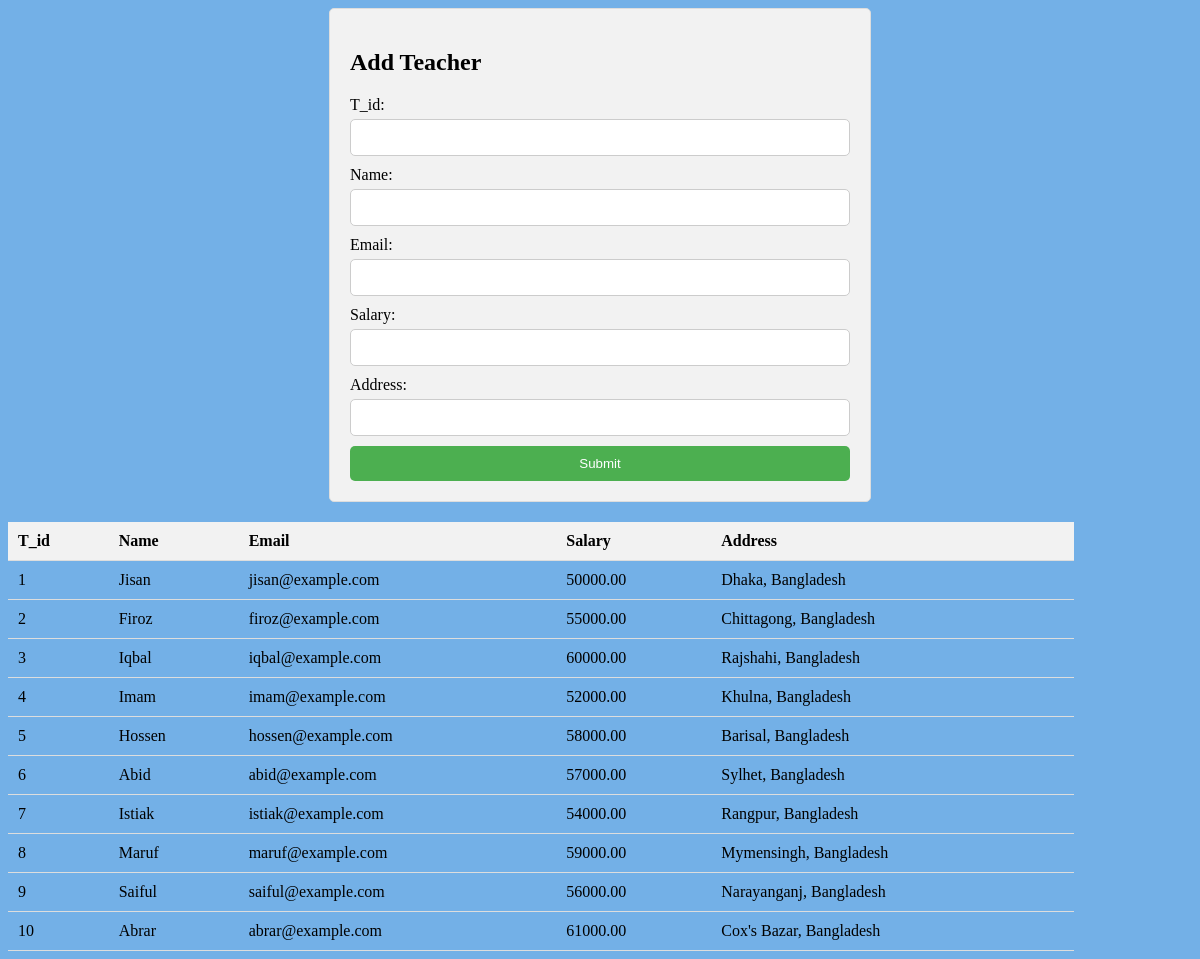
Page /teacher.php on the committed database.
### tables this page shows
CREATE TABLE IF NOT EXISTS `teacher` (
  `T_id` int NOT NULL,
  `Name` varchar(100) DEFAULT NULL,
  `Email` varchar(100) DEFAULT NULL,
  `Salary` decimal(10,2) DEFAULT NULL,
  `Address` varchar(255) DEFAULT NULL,
  PRIMARY KEY (`T_id`)
);

### teacher.php (the view, shortened to what this page needs)
<!DOCTYPE html>
<html>
<head>
</head>
<body>
    <?php
    $conn = new mysqli("localhost","root","","school_management_system");
    $sql = "SELECT * FROM teacher";
    $result = $conn->query($sql);
    if ($result->num_rows > 0) {
        echo "<table><tr><th>T_id</th><th>Name</th><th>Email</th><th>Salary</th><th>Address</th></tr>";
    } else {
        echo "0 results";
    }
    ?>
    <div class="container">
        <h2>Add Teacher</h2>
        <form action="teacher.php" method="post">
            <div class="form_group">
                <label for="t_id">T_id:</label>
                <input type="text" name="t_id" id="t_id" required>
            </div>
            <div class="form_group">
                <label for="name">Name:</label>
                <input type="text" name="name" id="name" required>
            </div>
            <div class="form_group">
                <label for="email">Email:</label>
                <input type="email" name="email" id="email" required>
            </div>
            <div class="form_group">
                <label for="salary">Salary:</label>
                <input type="number" name="salary" id="salary" required>
            </div>
            <div class="form_group">
                <label for="address">Address:</label>
                <input type="text" name="address" id="address" required>
            </div>
            <input type="submit" value="Submit">
        </form>
    </div>
    <?php
        while($row = $result->fetch_assoc()) {
            echo "<tr><td>" .$row["T_id"]. "</td><td>" . $row["Name"] . "</td><td>"
                . $row["Email"] . "</td><td>" . $row["Salary"] . "</td><td>"
                . $row["Address"] . "</td></tr>";
        }
        echo "</table>";
        ?>
</body>
</html>

### teacher.php (style rules this page uses)
body { background-color: #73B0E7 ; }
.container { max-width: 500px; margin: 0 auto; padding: 20px; background-color: #f2f2f2; border: 1px solid #ddd; border-radius: 5px; }
.form_group { margin-bottom: 10px; }
label { display: block; margin-bottom: 5px; }
input[type="text"], input[type="email"], input[type="number"] { width: 100%; padding: 10px; border: 1px solid #ccc; border-radius: 5px; box-sizing: border-box; }
input[type="submit"] { width: 100%; padding: 10px; background-color: #4CAF50; color: white; border: none; border-radius: 5px; cursor: pointer; }
table { width: 90%; margin-top: 20px; border-collapse: collapse; }
th, td { padding: 10px; text-align: left; border-bottom: 1px solid #ddd; }
th { background-color: #f2f2f2; }

### rows in the picture
teacher: T_id "1", Name "Jisan", Email "jisan@example.com", Salary "50000.00", Address "Dhaka, Bangladesh"
teacher: T_id "2", Name "Firoz", Email "firoz@example.com", Salary "55000.00", Address "Chittagong, Bangladesh"
teacher: T_id "3", Name "Iqbal", Email "iqbal@example.com", Salary "60000.00", Address "Rajshahi, Bangladesh"
teacher: T_id "4", Name "Imam", Email "imam@example.com", Salary "52000.00", Address "Khulna, Bangladesh"
teacher: T_id "5", Name "Hossen", Email "hossen@example.com", Salary "58000.00", Address "Barisal, Bangladesh"
teacher: T_id "6", Name "Abid", Email "abid@example.com", Salary "57000.00", Address "Sylhet, Bangladesh"
teacher: T_id "7", Name "Istiak", Email "istiak@example.com", Salary "54000.00", Address "Rangpur, Bangladesh"
teacher: T_id "8", Name "Maruf", Email "maruf@example.com", Salary "59000.00", Address "Mymensingh, Bangladesh"
teacher: T_id "9", Name "Saiful", Email "saiful@example.com", Salary "56000.00", Address "Narayanganj, Bangladesh"
teacher: T_id "10", Name "Abrar", Email "abrar@example.com", Salary "61000.00", Address "Cox's Bazar, Bangladesh"
